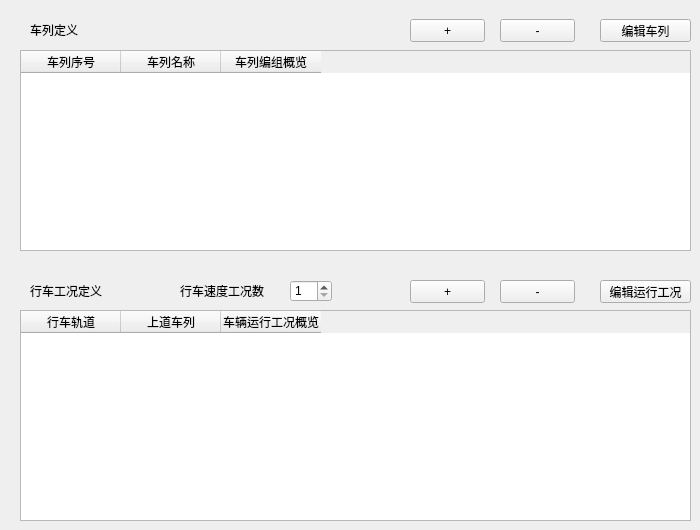
    <widget class="QWidget" name="main_pg_trainOnWay">
     <widget class="QLabel" name="label_29">
      <property name="geometry">
       <rect>
        <x>180</x>
        <y>280</y>
        <width>101</width>
        <height>21</height>
       </rect>
      </property>
      <property name="text">
       <string>行车速度工况数</string>
      </property>
     </widget>
     <widget class="QTableWidget" name="trainOnWayTable">
      <property name="geometry">
       <rect>
        <x>20</x>
        <y>310</y>
        <width>671</width>
        <height>211</height>
       </rect>
      </property>
      <property name="rowCount">
       <number>0</number>
      </property>
      <column>
       <property name="text">
        <string>行车轨道</string>
       </property>
      </column>
      <column>
       <property name="text">
        <string>上道车列</string>
       </property>
      </column>
      <column>
       <property name="text">
        <string>车辆运行工况概览</string>
       </property>
      </column>
     </widget>
     <widget class="QSpinBox" name="speedNum">
      <property name="geometry">
       <rect>
        <x>290</x>
        <y>280</y>
        <width>42</width>
        <height>22</height>
       </rect>
      </property>
      <property name="minimum">
       <number>1</number>
      </property>
     </widget>
     <widget class="QPushButton" name="trainOnWayAdd">
      <property name="geometry">
       <rect>
        <x>410</x>
        <y>280</y>
        <width>75</width>
        <height>23</height>
       </rect>
      </property>
      <property name="text">
       <string>+</string>
      </property>
     </widget>
     <widget class="QPushButton" name="trainOnWayDel">
      <property name="geometry">
       <rect>
        <x>500</x>
        <y>280</y>
        <width>75</width>
        <height>23</height>
       </rect>
      </property>
      <property name="text">
       <string>-</string>
      </property>
     </widget>
     <widget class="QPushButton" name="trainEdit">
      <property name="geometry">
       <rect>
        <x>600</x>
        <y>19</y>
        <width>91</width>
        <height>23</height>
       </rect>
      </property>
      <property name="text">
       <string>编辑车列</string>
      </property>
     </widget>
     <widget class="QPushButton" name="trainOperateEdit">
      <property name="geometry">
       <rect>
        <x>600</x>
        <y>280</y>
        <width>91</width>
        <height>23</height>
       </rect>
      </property>
      <property name="text">
       <string>编辑运行工况</string>
      </property>
     </widget>
     <widget class="QLabel" name="label_39">
      <property name="geometry">
       <rect>
        <x>30</x>
        <y>280</y>
        <width>101</width>
        <height>21</height>
       </rect>
      </property>
      <property name="text">
       <string>行车工况定义</string>
      </property>
     </widget>
     <widget class="QPushButton" name="trainAdd">
      <property name="geometry">
       <rect>
        <x>410</x>
        <y>19</y>
        <width>75</width>
        <height>23</height>
       </rect>
      </property>
      <property name="text">
       <string>+</string>
      </property>
     </widget>
     <widget class="QPushButton" name="trainDel">
      <property name="geometry">
       <rect>
        <x>500</x>
        <y>19</y>
        <width>75</width>
        <height>23</height>
       </rect>
      </property>
      <property name="text">
       <string>-</string>
      </property>
     </widget>
     <widget class="QLabel" name="label_40">
      <property name="geometry">
       <rect>
        <x>30</x>
        <y>19</y>
        <width>101</width>
        <height>21</height>
       </rect>
      </property>
      <property name="text">
       <string>车列定义</string>
      </property>
     </widget>
     <widget class="QTableWidget" name="trainTable">
      <property name="geometry">
       <rect>
        <x>20</x>
        <y>50</y>
        <width>671</width>
        <height>201</height>
       </rect>
      </property>
      <column>
       <property name="text">
        <string>车列序号</string>
       </property>
      </column>
      <column>
       <property name="text">
        <string>车列名称</string>
       </property>
      </column>
      <column>
       <property name="text">
        <string>车列编组概览</string>
       </property>
      </column>
     </widget>
    </widget>
